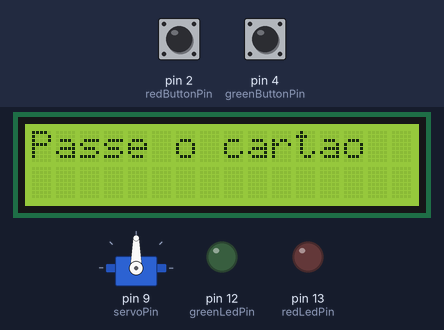
The sketch below on a simulated Arduino Uno, built with avr-gcc and run on an emulated ATmega328P. On the bench: servo, 16×2 character LCD, output pins drawn as LEDs (lit = HIGH). The test bench sets the inputs (shaded band); at power-on: pin 4 (greenButtonPin) LOW, pin 2 (redButtonPin) LOW.

Above: at 6.2 s.
6.3 s: pin 4 (greenButtonPin) pulled HIGH for 0.15 s
At 6.88 s:
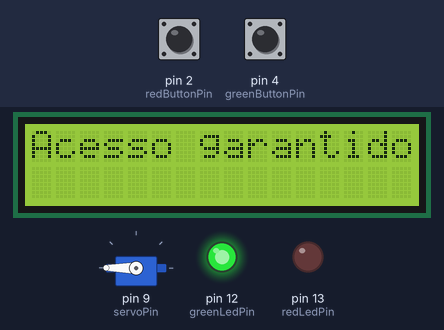
8.5 s: pin 2 (redButtonPin) pulled HIGH for 0.15 s
At 9.7 s:
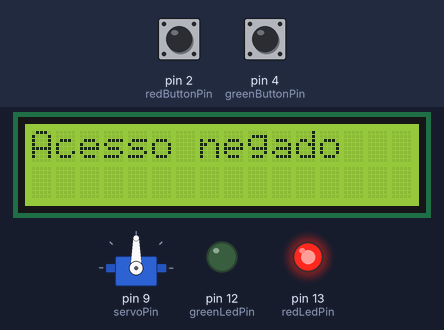
11.6 s: pin 2 (redButtonPin) pulled HIGH for 1 s
At 15.0 s:
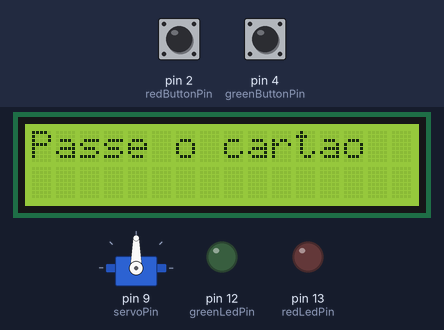
15.6 s: pin 2 (redButtonPin) pulled HIGH for 3.2 s
At 16.4 s:
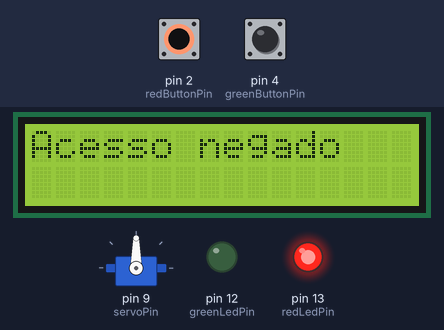
Timing chart, 0 to 22.8 s (numbered marks = the images above; inputs shaded):
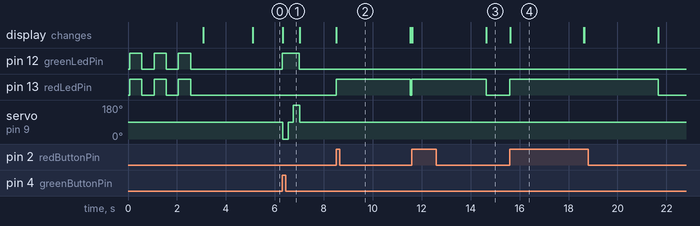

The sketch:

arduino_pap_botao.ino
```cpp
#include <Wire.h>
#include <LiquidCrystal_I2C.h>
#include <Servo.h>

// Declare variables
const int redLedPin = 13;
const int redButtonPin = 2;
const int greenLedPin = 12;
const int greenButtonPin = 4;
const int servoPin = 9;

Servo myservo;
LiquidCrystal_I2C lcd(0x27, 2, 1, 0, 4, 5, 6, 7, 3, POSITIVE);

// Initial setup
void setup() {
  pinMode(redLedPin, OUTPUT);
  pinMode(redButtonPin, INPUT);
  pinMode(greenLedPin, OUTPUT);
  pinMode(greenButtonPin, INPUT);

  myservo.attach(servoPin);

  lcd.begin(16, 2);

  // Blink both LEDs 3 times
  for (int i = 0; i < 3; i++) {
    digitalWrite(redLedPin, HIGH);
    digitalWrite(greenLedPin, HIGH);
    delay(500);
    digitalWrite(redLedPin, LOW);
    digitalWrite(greenLedPin, LOW);
    delay(500);
  }

  lcd.clear();
  lcd.print("Operacional");
  delay(2000);
  lcd.clear();
  lcd.print("Passe o cartao");
}

// Main loop
void loop() {
  if (digitalRead(greenButtonPin) == HIGH) {
    digitalWrite(greenLedPin, HIGH);
    lcd.clear();
    lcd.print("Acesso garantido");
    myservo.write(0);
    delay(225);
    myservo.write(90);
    delay(210);
    myservo.write(180);
    delay(250);
    myservo.write(90);
    digitalWrite(greenLedPin, LOW);
    lcd.clear();
    lcd.print("Passe o cartao");
  }
  else if (digitalRead(redButtonPin) == HIGH) {
    digitalWrite(redLedPin, HIGH);
    lcd.clear();
    lcd.print("Acesso negado");
    delay(3000);
    lcd.clear();
    lcd.print("Passe o cartao");
    digitalWrite(redLedPin, LOW);
  }
}
```

Measured:
- after the input at 6.3 s, pin 12 (greenLedPin): LOW → HIGH at once, → LOW 0.70 s later; servo on pin 9 (servoPin): 90° → 0° at once, → 90° 0.23 s later, → 180° 0.21 s later, → 90° 0.26 s later; the display: changes at once (image 1)
- after the input at 8.5 s, pin 13 (redLedPin): LOW → HIGH at once, → LOW 3.0 s later; the display: changes at once (image 2)
- after the input at 11.6 s, pin 13 (redLedPin): LOW → HIGH at once, → LOW 3.0 s later; the display: first changes at once (image 3 shows a later state)
- after the input at 15.6 s, pin 13 (redLedPin): LOW → HIGH at once, → LOW 6.1 s later; the display: changes at once (image 4)
